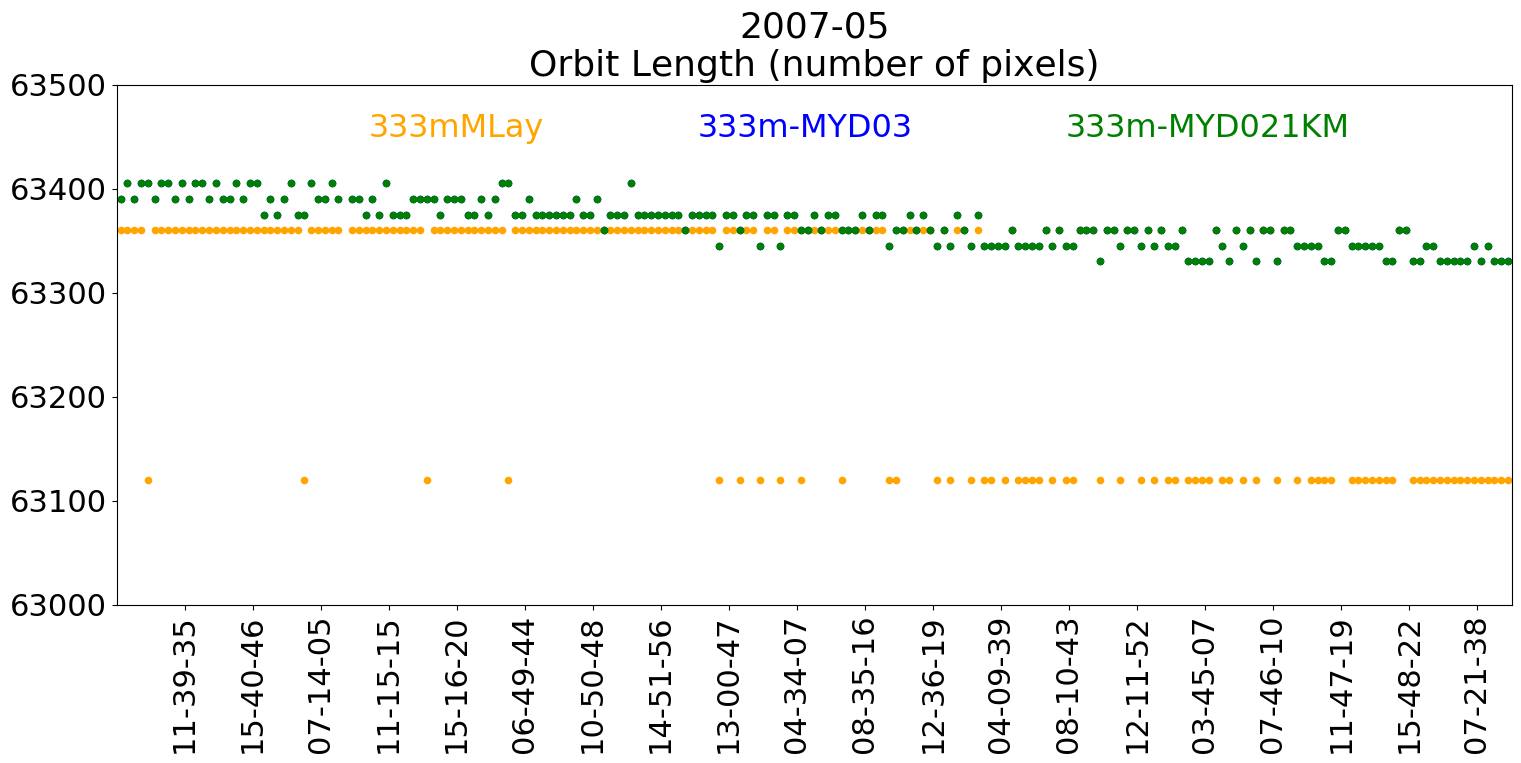

Reproduce this figure in Python.
'''
Created by Hannah Skobe

This code illustrates how to compare and plot orbit lengths
from CALIPSO 333mMLay file and CALTRACK 333m-MYD03 / 333m-MYD021km
files

Usage:  save this script and run

    python compare_orbit_length.py

The HDF files must either be in your current working directory.

Tested under: Python 3.8.7  Anaconda 4.8.3
Last updated: 2020-08-14
'''

from pyhdf.SD import SD, SDC
import numpy as np
from os import listdir
from os.path import isfile, join
import os
from sklearn.metrics import confusion_matrix

import matplotlib as mpl
import matplotlib.pyplot as plt
import numpy as np

# Select file directory
#rootdir = './Task_1_2_3/Data/'
rootdir = 'E:/CM_data/'
data_path = []
for subdir, dirs, files in os.walk(rootdir):
	for file in files:
		data_path.append(os.path.join(subdir, file))

# Create plot for comparison
fig = plt.figure(figsize=(15, 8))

ax1 = fig.add_subplot(111)

MLay_lat = []
MLay_date = []
MYD03_lat = []
MYD03_date = []
MYD021_lat = []
MYD021_date = []

for calipso_path in data_path:
	if not '2007-05' in calipso_path: continue
	if calipso_path[-1] == 'f' and calipso_path[-49:-41] == '333mMLay': # Only want 333mMLay HDF files 
		
		# Reads HDF file
		hdf = SD(calipso_path, SDC.READ)

		# Extract geolocation data
		latitude = hdf.select('Latitude')
		lat = latitude[:]

		longitude = hdf.select('Longitude')
		lon = longitude[:]

		MLay_lat.append(len(lat))
		MLay_date.append(calipso_path[-14:-6])

	elif calipso_path[-1] == 'f' and calipso_path[-37:-32] == 'MYD03': # Only want 333m-MYD03 HDF files 

		# Reads HDF file
		hdf = SD(calipso_path, SDC.READ)

		# Extract geolocation data
		latitude = hdf.select('Latitude')
		lat = latitude[:]

		longitude = hdf.select('Longitude')
		lon = longitude[:]

		MYD03_lat.append(len(lat))
		MYD03_date.append(calipso_path[-14:-6])

	elif calipso_path[-1] == 'f' and calipso_path[-40:-32] == 'MYD021KM': # Only want 333m-MYD021KM HDF files 

		# Reads HDF file
		hdf = SD(calipso_path, SDC.READ)

		# Extract geolocation data
		latitude = hdf.select('Latitude')
		lat = latitude[:]

		longitude = hdf.select('Longitude')
		lon = longitude[:]

		MYD021_lat.append(len(lat))
		MYD021_date.append(calipso_path[-14:-6])

plt.subplots_adjust(top=0.85, bottom = 0.2, left = 0.05, right = 0.98)

# Plot each orbit length as a function of time (time stamp)
ax1.scatter(MLay_date, MLay_lat, s=20, color='orange', label='333mMLay')
ax1.scatter(MYD03_date, MYD03_lat, s=20, color='blue', label='333m-MYD03')
ax1.scatter(MYD021_date, MYD021_lat, s=20, color='green', label='333m-MYD021KM')
plt.xticks(rotation=90, fontsize=22)
start, end = ax1.get_xlim()
ax1.xaxis.set_ticks(np.arange(start, end, 10))
ax1.margins(x=0.001)
ax1.set_ylim(ymin=63000, ymax=63500)
plt.yticks(fontsize=22)

leg = ax1.legend(loc='upper center', fontsize=23, frameon=False, ncol=3)
for handle, text in zip(leg.legendHandles, leg.get_texts()):
    text.set_color(handle.get_facecolor()[0])
for item in leg.legendHandles:
    item.set_visible(False)

# Set title
long_name = 'Orbit Length (number of pixels)'
basename = '2007-05'
plt.title('{0}\n{1}'.format(basename, long_name), size=26)

#plt.show()
pngfile = 'compare_orbit_length'
fig.savefig('./Task_1_2_3/'+pngfile,  bbox_inches='tight')

